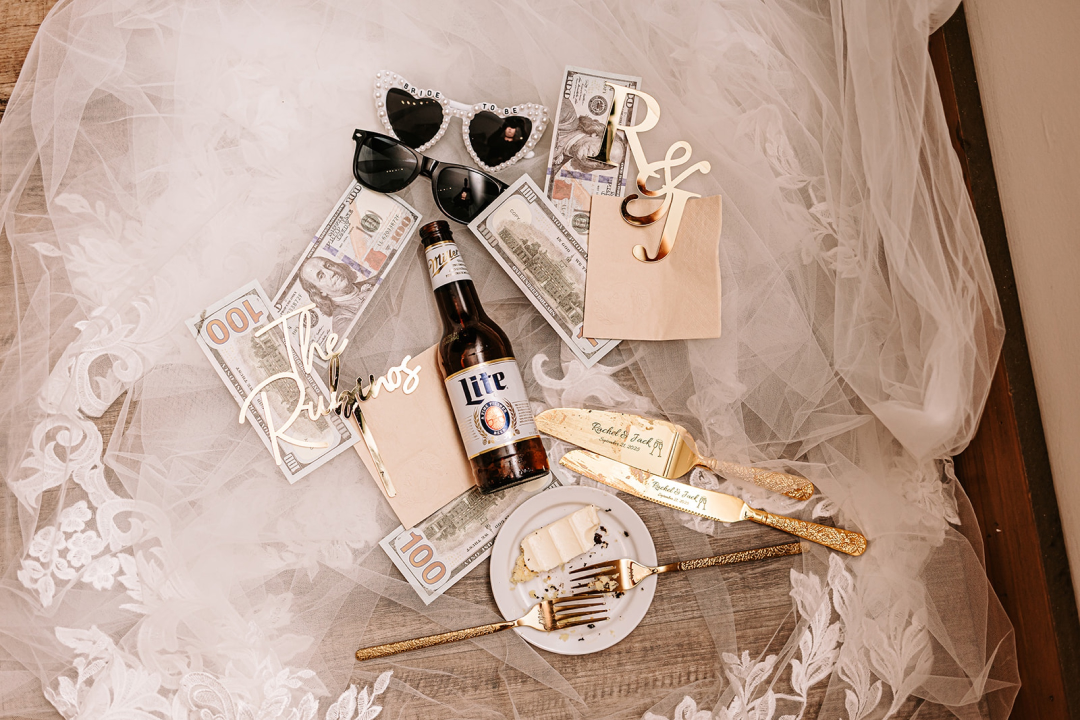
#> input picture photos/0224_websize.jpg, 2160 x 1440 px, given as the content of the folder /mnt/user-data/uploads, which was not available (shown at 1/2 size)
$ python make_slideshow.py
#> lines starting #> are read from the running program, lines starting #| are printed output that depends on the picture; pictures that were not available may be replaced by others from this repository, and a replacement may not be noted
#!/usr/bin/env python3
"""
Catering Slideshow MP4 Generator
Reads photos from /mnt/user-data/uploads/, generates a 1920x1080 MP4
with crossfade transitions and warm catering-style text overlays.
"""

import os
import sys
import subprocess
import glob
import shutil
import textwrap
from PIL import Image, ImageDraw, ImageFont, ImageFilter
import numpy as np

# ── CONFIG ──────────────────────────────────────────────────
OUTPUT_PATH   = "/mnt/user-data/outputs/catering-slideshow.mp4"
WORK_DIR      = "/home/claude/slideshow_frames"
W, H          = 1920, 1080
FPS           = 30
HOLD_SECS     = 5       # seconds each photo is fully visible
FADE_SECS     = 1.2     # crossfade duration in seconds
HOLD_FRAMES   = int(HOLD_SECS * FPS)
FADE_FRAMES   = int(FADE_SECS * FPS)

# Warm palette
BG_COLOR      = (26, 14, 8)
GOLDEN        = (212, 131, 42)
CREAM         = (253, 246, 236)
TAN           = (237, 217, 190)
OVERLAY_TOP   = (15, 7, 3, 0)      # transparent
OVERLAY_BOT   = (15, 7, 3, 237)    # ~93% opaque

# Captions — None = photo-only slide
CAPTIONS = [
    {"tag": "OUR SERVICES",  "title": "Crafted with Love",      "desc": "Every dish prepared fresh, with ingredients chosen for flavor and quality."},
    {"tag": "CATERING",      "title": "Events to Remember",     "desc": "From intimate gatherings to grand celebrations — we handle every detail."},
    None,
    {"tag": "MENU",          "title": "Flavors that Delight",   "desc": "A menu built around taste, tradition, and the joy of sharing a great meal."},
    {"tag": "PRESENTATION",  "title": "Beautiful Presentation", "desc": "We believe food should be as beautiful to look at as it is delicious to eat."},
    None,
    None,
]

# ── FIND PHOTOS ─────────────────────────────────────────────
UPLOAD_DIR = "/mnt/user-data/uploads"
exts = ["*.jpg", "*.jpeg", "*.png", "*.webp", "*.JPG", "*.JPEG", "*.PNG"]
photos = []
for ext in exts:
    photos.extend(glob.glob(os.path.join(UPLOAD_DIR, ext)))
photos = sorted(set(photos))

if not photos:
    print("ERROR: No photos found in", UPLOAD_DIR)
    print("Please upload your photos first.")
    sys.exit(1)

print(f"Found {len(photos)} photos: {[os.path.basename(p) for p in photos]}")

# ── FONT SETUP ───────────────────────────────────────────────
def find_font(size, bold=False):
#> called with size = 22, bold = False
    candidates = [
        "/usr/share/fonts/truetype/dejavu/DejaVuSerif-Bold.ttf",
        "/usr/share/fonts/truetype/dejavu/DejaVuSerif.ttf",
        "/usr/share/fonts/truetype/liberation/LiberationSerif-Bold.ttf",
        "/usr/share/fonts/truetype/liberation/LiberationSerif-Regular.ttf",
        "/usr/share/fonts/truetype/freefont/FreeSerif.ttf",
    ]
    sans = [
        "/usr/share/fonts/truetype/dejavu/DejaVuSans.ttf",
        "/usr/share/fonts/truetype/liberation/LiberationSans-Regular.ttf",
    ]
    search = candidates if not bold else candidates
    for path in (search + sans):
        if os.path.exists(path):
            try:
                return ImageFont.truetype(path, size)
            except:
                continue
    return ImageFont.load_default()

font_tag   = find_font(22)
font_title = find_font(72, bold=True)
font_desc  = find_font(30)

# ── FRAME HELPERS ────────────────────────────────────────────
def photo_to_frame(path):
    """Load photo, fit to 1920x1080 with dark bg, no cropping."""
#> called with path = '_only/0224_websize.jpg'
    img = Image.open(path).convert("RGB")
#> img is the input picture: PIL image 2160x1440 RGB; mean R, G, B 185.2, 159.8, 145.7
    img.thumbnail((W, H), Image.LANCZOS)
#> img: PIL image 1620x1080 RGB
    frame = Image.new("RGB", (W, H), BG_COLOR)
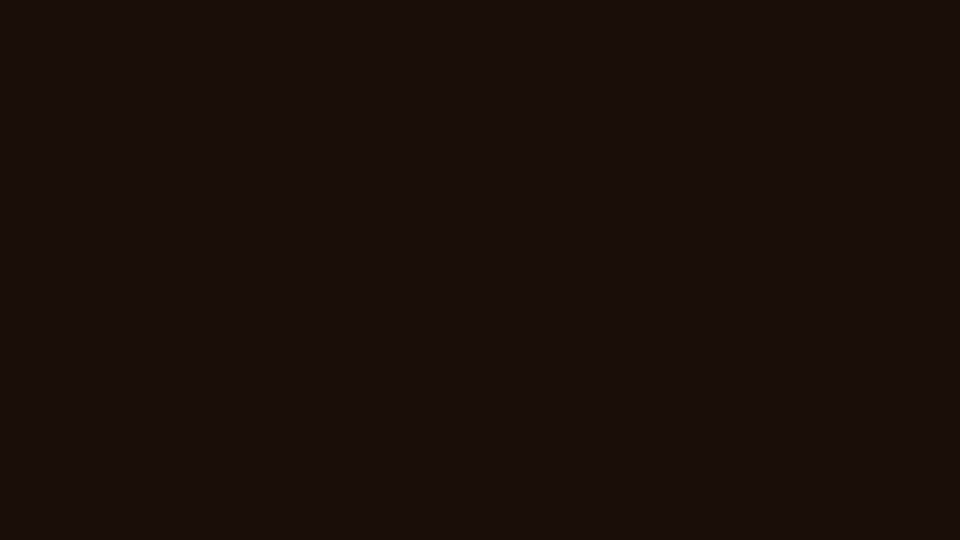
#> frame: PIL image 1920x1080 RGB (shown at 1/2 size); mean R, G, B 26, 14, 8
    x = (W - img.width) // 2
#> x = 150
    y = (H - img.height) // 2
#> y = 0
    frame.paste(img, (x, y))
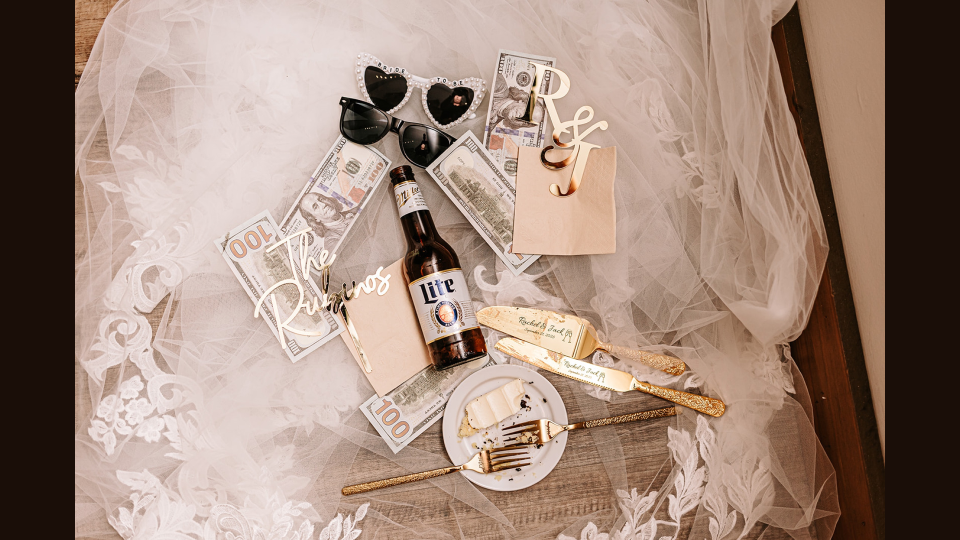
#> frame: PIL image 1920x1080 RGB (shown at 1/2 size); mean R, G, B 160.4, 137, 124.2
    return frame

def draw_gradient_overlay(frame):
    """Draw bottom-to-top dark gradient for text legibility."""
    overlay = Image.new("RGBA", (W, H), (0, 0, 0, 0))
#> overlay: PIL image 1920x1080 RGBA; every value is 0
    draw = ImageDraw.Draw(overlay)
    grad_height = int(H * 0.55)
    for i in range(grad_height):
        t = i / grad_height  # 0=bottom, 1=top
        alpha = int(OVERLAY_BOT[3] * (1 - t))
        y = H - 1 - i
        draw.line([(0, y), (W, y)], fill=(OVERLAY_BOT[0], OVERLAY_BOT[1], OVERLAY_BOT[2], alpha))
    frame_rgba = frame.convert("RGBA")
    frame_rgba = Image.alpha_composite(frame_rgba, overlay)
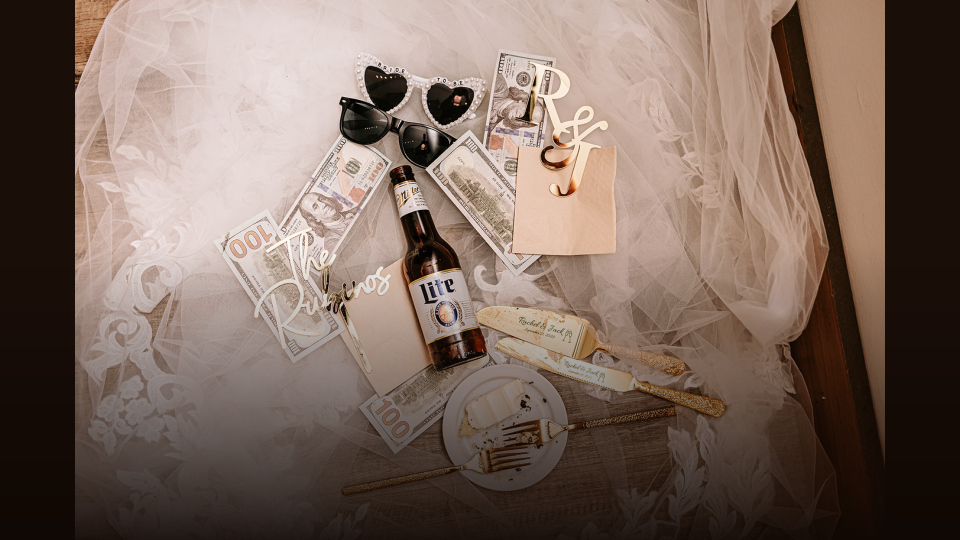
#> frame_rgba: PIL image 1920x1080 RGBA (shown at 1/2 size); mean R, G, B, A 124.3, 105.3, 95, 255
    return frame_rgba.convert("RGB")

def wrap_text(text, font, max_width):
    """Wrap text to fit within max_width pixels."""
#> called with max_width = 960
    words = text.split()
    lines = []
    current = ""
    dummy = Image.new("RGB", (1, 1))
    d = ImageDraw.Draw(dummy)
    for word in words:
        test = (current + " " + word).strip()
        bbox = d.textbbox((0, 0), test, font=font)
        if bbox[2] - bbox[0] <= max_width:
            current = test
        else:
            if current:
                lines.append(current)
            current = word
    if current:
        lines.append(current)
    return lines

def draw_caption(frame, caption):
    """Draw tag, title, divider, description onto frame."""
    frame = draw_gradient_overlay(frame)
    draw = ImageDraw.Draw(frame)

    margin_left = 80
    margin_bottom = 80
    max_text_w = W // 2

    # Measure everything from bottom up
    desc_lines = wrap_text(caption["desc"], font_desc, max_text_w)
    desc_line_h = 44
    desc_h = len(desc_lines) * desc_line_h

    divider_h = 16
    title_bbox = draw.textbbox((0, 0), caption["title"], font=font_title)
#> title_bbox = (0, 13, 714, 69)
    title_h = title_bbox[3] - title_bbox[1] + 8
#> title_h = 64
    tag_bbox = draw.textbbox((0, 0), caption["tag"], font=font_tag)
#> tag_bbox = (0, 5, 192, 21)
    tag_h = tag_bbox[3] - tag_bbox[1] + 14
#> tag_h = 30

    total_h = tag_h + title_h + divider_h + desc_h
#> total_h = 198
    y = H - margin_bottom - total_h
#> y = 802

    # Tag
    draw.text((margin_left, y), caption["tag"], font=font_tag, fill=GOLDEN)
    y += tag_h
#> y = 832

    # Title (with subtle shadow)
    draw.text((margin_left + 2, y + 2), caption["title"], font=font_title, fill=(0, 0, 0, 120))
    draw.text((margin_left, y), caption["title"], font=font_title, fill=CREAM)
    y += title_h
#> y = 896

    # Divider
    draw.rectangle([(margin_left, y), (margin_left + 52, y + 2)], fill=GOLDEN)
    y += divider_h
#> y = 912

    # Description
    for line in desc_lines:
        draw.text((margin_left, y), line, font=font_desc, fill=(*TAN, 230))
        y += desc_line_h
#> this loop made 2 passes
#> y on passes 1 to 2: 956, 1000
#> after the loop, y = 1000

    return frame

def crossfade(frame_a, frame_b, t):
    """Blend two frames. t=0 → frame_a, t=1 → frame_b."""
    a = np.array(frame_a, dtype=np.float32)
    b = np.array(frame_b, dtype=np.float32)
    blended = (a * (1 - t) + b * t).astype(np.uint8)
    return Image.fromarray(blended)

# ── PREPARE WORK DIR ─────────────────────────────────────────
if os.path.exists(WORK_DIR):
    shutil.rmtree(WORK_DIR)
os.makedirs(WORK_DIR)

# ── BUILD FRAMES ─────────────────────────────────────────────
print("Rendering frames...")
frame_index = 0

def save_frame(img):
    global frame_index
    img.save(os.path.join(WORK_DIR, f"frame_{frame_index:06d}.jpg"), quality=92)
    frame_index += 1

rendered_slides = []
for i, photo_path in enumerate(photos):
    cap = CAPTIONS[i % len(CAPTIONS)]
    base = photo_to_frame(photo_path)
    if cap:
        slide = draw_caption(base, cap)
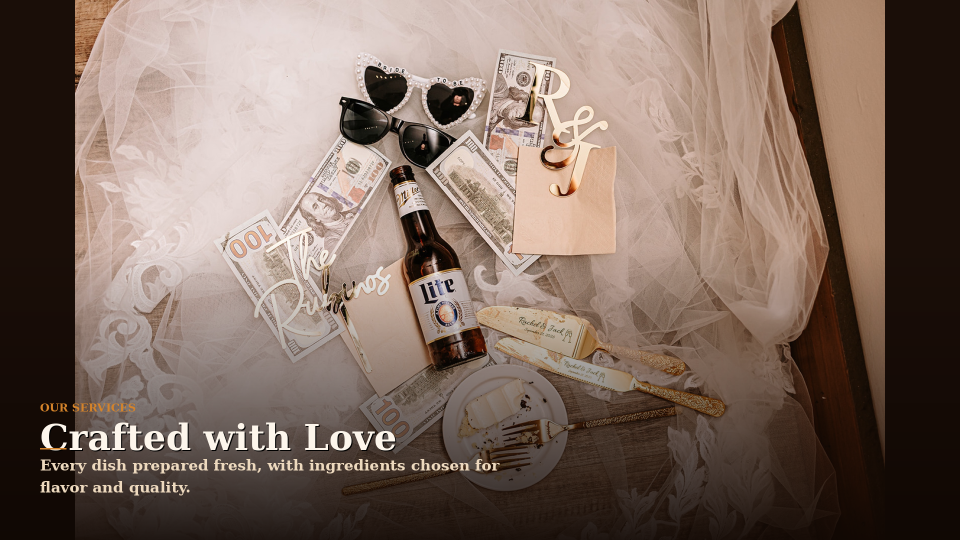
#> slide: PIL image 1920x1080 RGB (shown at 1/2 size); mean R, G, B 126.2, 107.2, 96.6
    else:
        slide = base
    rendered_slides.append(slide)
    print(f"  Rendered slide {i+1}/{len(photos)}: {os.path.basename(photo_path)}")

# Write frames: hold + crossfade between each slide
for i, slide in enumerate(rendered_slides):
    next_slide = rendered_slides[(i + 1) % len(rendered_slides)]

    # Hold frames
    for _ in range(HOLD_FRAMES):
        save_frame(slide)

    # Crossfade frames
    for f in range(FADE_FRAMES):
        t = f / FADE_FRAMES
        blended = crossfade(slide, next_slide, t)
        save_frame(blended)
#> this loop made 1 pass

total_frames = frame_index
#> total_frames = 186
duration_secs = total_frames / FPS
#> duration_secs = 6.2
print(f"Total frames: {total_frames} ({duration_secs:.1f} seconds)")
#| Total frames: 186 (6.2 seconds)

# ── ENCODE MP4 ───────────────────────────────────────────────
print("Encoding MP4...")
cmd = [
    "ffmpeg", "-y",
    "-framerate", str(FPS),
    "-i", os.path.join(WORK_DIR, "frame_%06d.jpg"),
    "-c:v", "libx264",
    "-preset", "slow",
    "-crf", "18",           # high quality (lower = better, 18 is excellent)
    "-pix_fmt", "yuv420p",  # max TV compatibility
    "-movflags", "+faststart",
    OUTPUT_PATH
]
#> (the run stopped early here; a loop or call above may not have finished)
